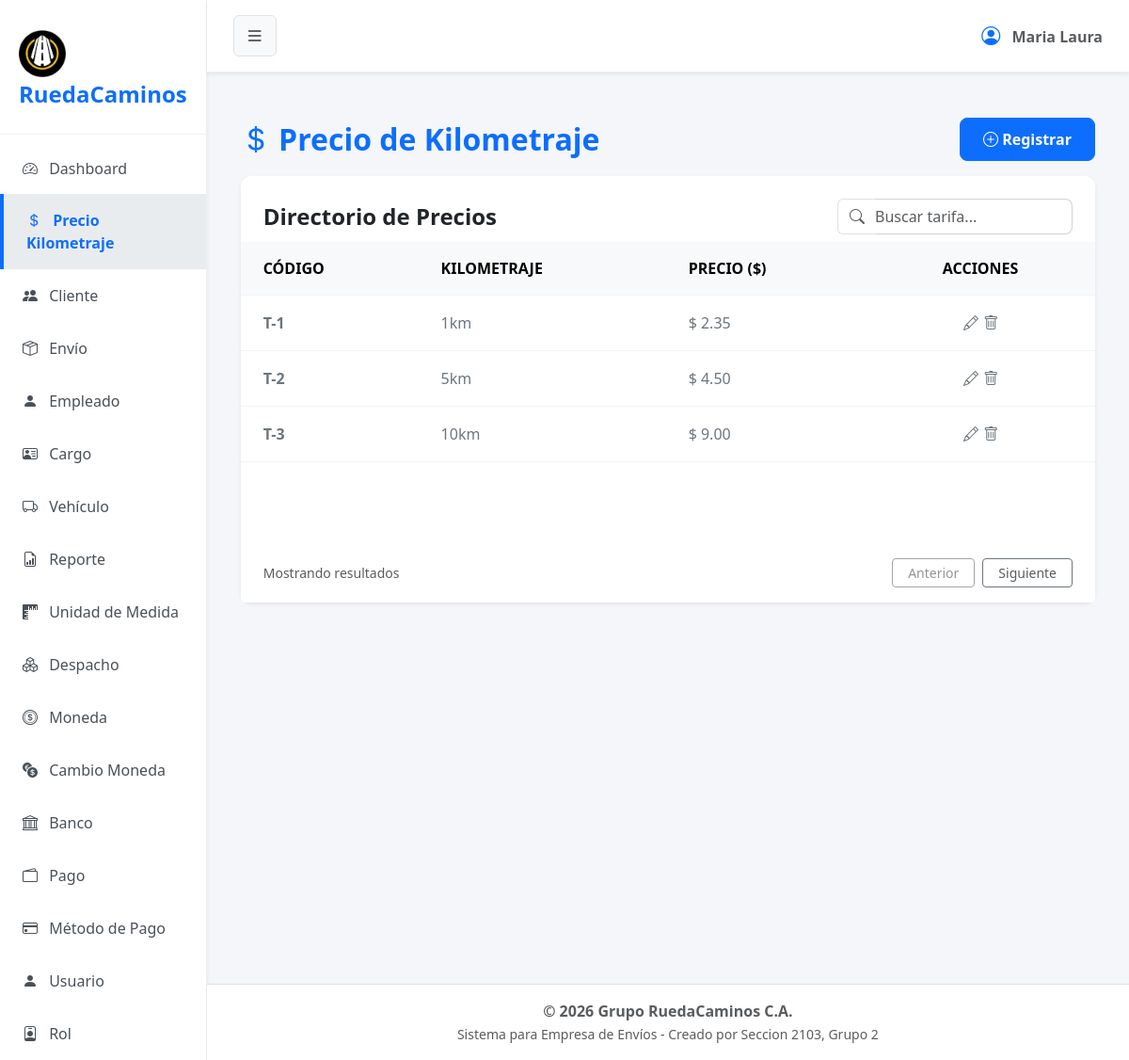
The page /?url=kilometraje on the database as committed earlier.
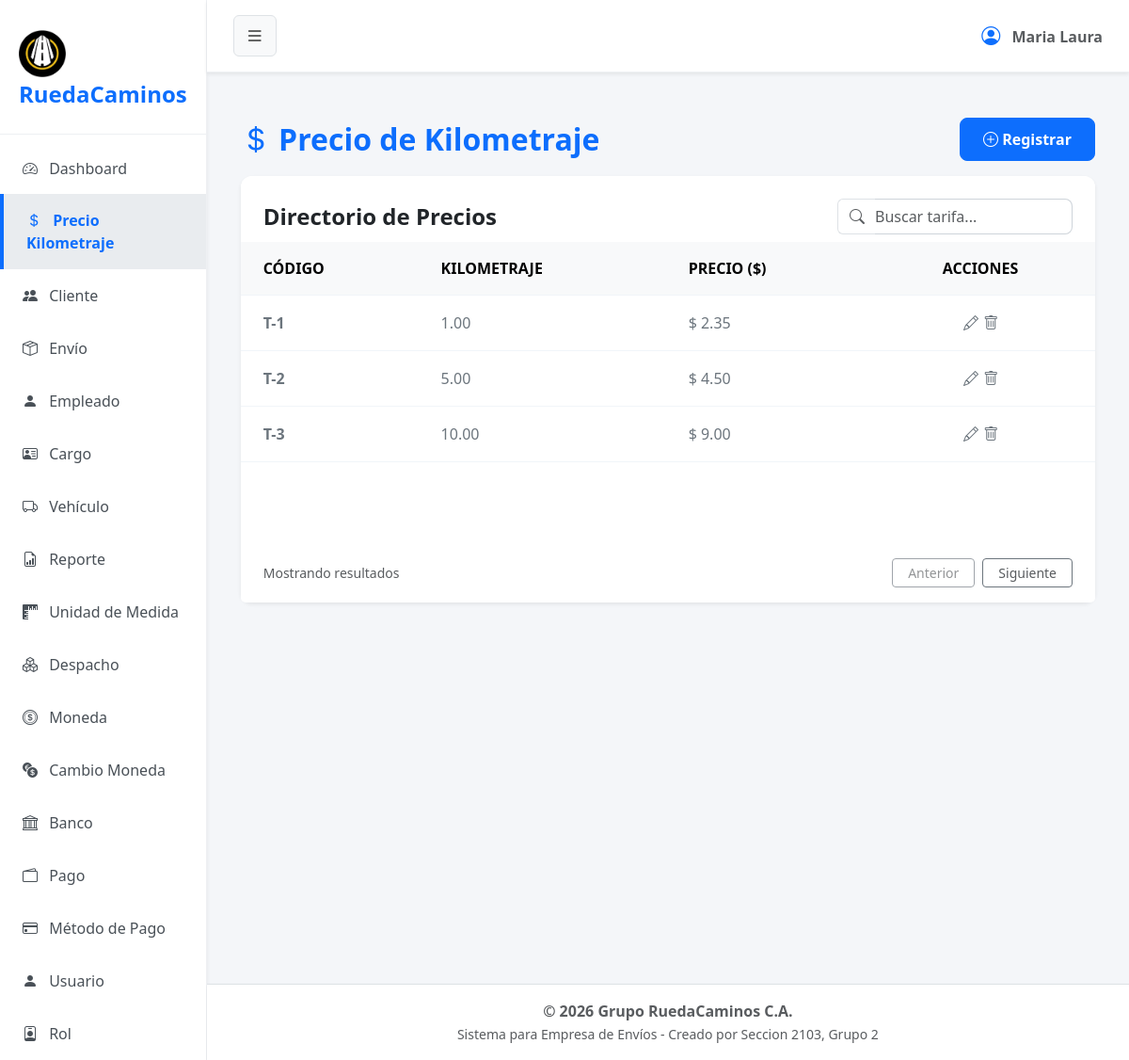
The same page on the database as committed later.
### tables this page shows
CREATE TABLE `precio_kilometraje` (
  `cod_preciokilometraje` int(11) NOT NULL,
  `kilometraje` decimal(7,2) NOT NULL,
  `monto_tarifa` decimal(7,2) NOT NULL,
  `estado` tinyint(1) NOT NULL
);

### app/controller/kilometrajeController.php (called while the page is built, shortened)
<?php
$kilometraje = new Kilometraje();
$registros = $kilometraje->obt_RegistrosKilometraje();
include 'app/view/layout/header.php';
include 'app/view/kilometraje/kilometraje.php';
include 'app/view/layout/footer.php';
?>

### index.php (called while the page is built, shortened)
<?php
    $frontController = new FrontController();
?>

### app/config/Conexion.php (called while the page is built, shortened)
<?php
abstract class Conexion
{
    public $host = "localhost";
    public $namedb = "grupo_ruedacaminos";
    public $userdb = "root";
    public $passwd = "";
    public function __construct()
    {
        $this->conexion = $this->getConnection();
    }
    public function getConnection(): PDO
    {
        try {
            $dsn = "mysql:host=" . $this->host . ";dbname=" . $this->namedb . ";charset=utf8";
            $conexion = new PDO($dsn, $this->userdb, $this->passwd);
            $conexion->setAttribute(PDO::ATTR_ERRMODE, PDO::ERRMODE_EXCEPTION);
        } catch (PDOException $error) {
            die('No se pudo conectar a la base de datos, error:' . $error->getMessage());
        }
        return $conexion;
    }
}

### app/model/Kilometraje.php (called while the page is built, shortened)
<?php
class Kilometraje extends Conexion
{
    public function obt_RegistrosKilometraje() {
        $sentencia = "SELECT * FROM precio_kilometraje WHERE estado = 1";
        $select = $this->conexion->prepare($sentencia);
        $select->execute();
        return $select->fetchAll(\PDO::FETCH_ASSOC);
    }
}

### app/view/kilometraje/componentes/tabla.php (the view)
<div class="card-body p-0">
    <div class="table-responsive">
        <table class="table table-hover align-middle mb-0" id="tablaPrecios">
            <thead class="table-light">
                <tr>
                    <th class="ps-4">CÓDIGO</th>
                    <th>KILOMETRAJE</th> <th>PRECIO ($)</th>
                    <th class="text-center pe-4">ACCIONES</th>
                </tr>
            </thead>
            <tbody>
                <?php
                if (!empty($registros)) {
                    foreach ($registros as $fila): ?>
                        <tr>
                            <td class="ps-4 fw-bold text-secondary">T-<?= $fila['cod_preciokilometraje'] ?></td>
                            <td class="text-secondary"><?= $fila['kilometraje'] ?></td>
                            <td class="text-secondary">$ <?= number_format($fila['monto_tarifa'], 2) ?></td>
                            <td class="pe-4 text-center">
                                <a href="#" class="btn btn-link text-secondary p-0 m-0 align-baseline btn-editar" title="Editar"
                                data-bs-toggle="modal"
                                data-bs-target="#modalEditar"
                                data-id="<?= $fila['cod_preciokilometraje'] ?>"
                                data-kilometraje="<?= $fila['kilometraje'] ?>"
                                data-precio="<?= $fila['monto_tarifa'] ?>">
                                <i class="bi bi-pencil"></i>
                                </a>
                                <a href="#" class="text-secondary btn-eliminar" title="Eliminar" data-id="<?= $fila['cod_preciokilometraje'] ?>"><i class="bi bi-trash"></i></a>
                            </td>
                        </tr>
                    <?php endforeach;
                } else {
                    echo "<tr><td colspan='4' class='text-center'>No hay registros disponibles.</td></tr>";
                }
                ?>
            </tbody>
        </table>
    </div>
</div>

### app/controller/FrontController.php (shortened to what this page needs)
<?php
    class FrontController {
        private $dir;
        private $controller;
        private $url;
        public function __construct() {
            if (isset($_REQUEST["url"])) {
                $this->url = $_REQUEST["url"];
                $this->dir = 'app/controller/';
                $this->controller = 'Controller.php';
                $this->getURL();
            } else {
                echo "<script>location='?url=dashboard'</script>";
            }
        }
        private function getURL() {
            if(file_exists($this->dir.$this->url.$this->controller)) {
                require_once($this->dir.$this->url.$this->controller);
            } else {
                echo "<h2>Error 404: Módulo no encontrado</h2>";
                echo "<p>El controlador para '{$this->url}' no existe.</p>";
                echo "<a href='?url=dashboard'>Volver al inicio</a>";
            }
        }
    }
?>

### app/view/layout/header.php (shortened to what this page needs)
<!DOCTYPE html>
<html lang="es">
<head>
    <link href="assets/css/bootstrap.min.css" rel="stylesheet">
    <link href="assets/css/styles.css" rel="stylesheet">
    <link href="assets/icons/bootstrap-icons/font/bootstrap-icons.min.css" rel="stylesheet">
</head>
<body>
    <?php
    $current_url = isset($_GET['url']) ? $_GET['url'] : 'dashboard';
    ?>
    <div class="d-flex" id="wrapper">
        <div id="sidebar-wrapper" class="shadow-sm">
            <div class="sidebar-heading">
                <img src="app/view/img/logo2.png" alt="Logo" class="img-fluid mt-2" style="max-width: 50px;">RuedaCaminos
            </div>
            <div class="list-group list-group-flush mt-2">
                <a href="?url=dashboard" class="list-group-item list-group-item-action <?= $current_url == 'dashboard' ? 'active' : '' ?>">
                    <i class="bi bi-speedometer2 me-2"></i> Dashboard
                </a>
                <a href="?url=kilometraje" class="list-group-item list-group-item-action <?= $current_url == 'kilometraje' ? 'active' : '' ?>">
                    <i class="bi bi-currency-dollar me-2"></i> Precio Kilometraje
                </a>
                <a href="?url=cliente" class="list-group-item list-group-item-action <?= $current_url == 'cliente' ? 'active' : '' ?>">
                    <i class="bi bi-people-fill me-2"></i> Cliente
                </a>
                <a href="?url=envio" class="list-group-item list-group-item-action <?= $current_url == 'envio' ? 'active' : '' ?>">
                    <i class="bi bi-box-seam me-2"></i> Envío
                </a>
                <a href="?url=empleado" class="list-group-item list-group-item-action <?= $current_url == 'empleado' ? 'active' : '' ?>">
                    <i class="bi bi-person-fill me-2"></i> Empleado
                </a>
                <a href="?url=cargo" class="list-group-item list-group-item-action <?= $current_url == 'cargo' ? 'active' : '' ?>">
                    <i class="bi bi-person-vcard me-2" ></i> Cargo
                </a>
                <a href="?url=vehiculo" class="list-group-item list-group-item-action <?= $current_url == 'vehiculo' ? 'active' : '' ?>">
                    <i class="bi bi-truck me-2"></i> Vehículo
                </a>
                <a href="?url=reporte" class="list-group-item list-group-item-action <?= $current_url == 'reporte' ? 'active' : '' ?>">
                    <i class="bi bi-file-earmark-bar-graph me-2"></i> Reporte
                </a>
                <a href="?url=unidadesmedida" class="list-group-item list-group-item-action <?= $current_url == 'unidadesmedida' ? 'active' : '' ?>">
                    <i class="bi bi-rulers me-2"></i> Unidad de Medida
                </a>
                <a href="?url=despacho" class="list-group-item list-group-item-action <?= $current_url == 'despacho' ? 'active' : '' ?>">
                    <i class="bi bi-boxes me-2"></i> Despacho
                </a>
                <a href="?url=moneda" class="list-group-item list-group-item-action <?= $current_url == 'moneda' ? 'active' : '' ?>">
                    <i class="bi bi-coin me-2"></i> Moneda
                </a>
                <a href="?url=cambiomoneda" class="list-group-item list-group-item-action <?= $current_url == 'cambiomoneda' ? 'active' : '' ?>">
                    <i class="bi bi-currency-exchange me-2"></i> Cambio Moneda
                </a>
                <a href="?url=bancos" class="list-group-item list-group-item-action <?= $current_url == 'bancos' ? 'active' : '' ?>">
                    <i class="bi bi-bank me-2"></i> Banco
                </a>
                <a href="?url=pago" class="list-group-item list-group-item-action <?= $current_url == 'pago' ? 'active' : '' ?>">
                    <i class="bi bi-wallet2 me-2"></i> Pago
                </a>
                <a href="?url=metodopago" class="list-group-item list-group-item-action <?= $current_url == 'metodopago' ? 'active' : '' ?>">
                    <i class="bi bi-credit-card me-2"></i> Método de Pago
                </a>
                <a href="?url=usuario" class="list-group-item list-group-item-action <?= $current_url == 'usuario' ? 'active' : '' ?>">
                    <i class="bi bi-person-fill me-2"></i> Usuario
                </a>
                <a href="?url=rol" class="list-group-item list-group-item-action <?= $current_url == 'rol' ? 'active' : '' ?>">
                    <i class="bi bi-person-badge me-2"></i> Rol
                </a>
            </div>
        </div>
        <div id="page-content-wrapper" class="d-flex flex-column min-vh-100 w-100">
            <nav class="navbar navbar-expand-lg navbar-light shadow-sm">
                <div class="container-fluid">
                    <button class="btn btn-light border" id="sidebarToggle"><i class="bi bi-list fs-5"></i></button>
                    <div class="ms-auto d-flex align-items-center">
                        <span class="text-muted fw-bold"><i class="bi bi-person-circle fs-5 me-2 text-primary"></i> Maria Laura</span>
                    </div>
                </div>
            </nav>
            <main class="container-fluid">

### app/view/kilometraje/kilometraje.php (shortened to what this page needs)
<main class="container-fluid py-5 px-4">
    <div class="row">
        <div class="col-12 mb-4">
            <header class="d-flex justify-content-between align-items-center mb-3">
                <h2 class="mb-0 text-primary fw-bold"><i class="bi bi-currency-dollar"></i> Precio de Kilometraje</h2>
                <button type="button" class="btn btn-primary" data-bs-toggle="modal" data-bs-target="#registerPrecio">
                    <i class="bi bi-plus-circle"></i> Registrar
                </button>
            </header>
            <section class="card shadow-sm border-0 h-100">
                <div class="card-header bg-white border-bottom-0 pt-4 pb-2 px-4 d-flex justify-content-between align-items-center">
                    <h4 class="mb-0 fw-bold">Directorio de Precios</h4>
                    <div class="input-group" style="max-width: 250px;">
                        <span class="input-group-text bg-transparent border-end-0 text-muted">
                            <i class="bi bi-search"></i>
                        </span>
                        <input type="text" class="form-control border-start-0 ps-0 text-muted" id="inputBusqueda" placeholder="Buscar tarifa...">
                    </div>
                </div>
                <?php require 'componentes/tabla.php'; ?>
                <footer class="card-footer bg-white border-top-0 d-flex justify-content-between align-items-center px-4 py-3">
                    <span class="text-muted small">Mostrando resultados</span>
                    <div class="d-flex gap-2">
                        <button class="btn btn-outline-secondary btn-sm px-3 text-muted" disabled>Anterior</button>
                        <button class="btn btn-outline-secondary btn-sm px-3 text-muted">Siguiente</button>
                    </div>
                </footer>
            </section>
        </div>
    </div>
</main>

### app/view/layout/footer.php (shortened to what this page needs)
        </main>
        <footer class="bg-white text-center py-3 mt-auto border-top w-100 shadow-sm">
            <div class="container-fluid">
                <p class="mb-0 text-muted fw-semibold">&copy; <?= date('Y') ?> Grupo RuedaCaminos C.A.</p>
                <small class="text-muted">Sistema para Empresa de Envíos - Creado por Seccion 2103, Grupo 2</small>
            </div>
        </footer>
    </div>
</div>
</body>
</html>

### assets/css/styles.css (style rules this page uses)
body { background-color: #f4f6f9; font-family: 'Segoe UI', Tahoma, Geneva, Verdana, sans-serif; overflow-x: hidden; }
#wrapper { display: flex; transition: all 0.3s ease-in-out; }
#sidebar-wrapper { min-height: 100vh; width: 250px; background-color: #ffffff; border-right: 1px solid #eef0f3; transition: margin .25s ease-out; }
#sidebar-wrapper .sidebar-heading { padding: 1.5rem 1.25rem; font-size: 1.5rem; font-weight: 800; color: #0d6efd; border-bottom: 1px solid #eef0f3; }
#sidebar-wrapper .list-group { width: 100%; }
#page-content-wrapper { min-width: 0; width: 100%; display: flex; flex-direction: column; }
.list-group-item { border: none; padding: 1rem 1.5rem; font-weight: 500; color: #495057; border-left: 4px solid transparent; }
.list-group-item.active { background-color: #e9ecef; color: #0d6efd; border-color: #0d6efd; border-left: 4px solid #0d6efd; font-weight: 700; }
.navbar { background-color: #ffffff; border-bottom: 1px solid #eef0f3; padding: 1rem; }
.card { box-shadow: 0 4px 12px rgba(0,0,0,0.05); border: none; border-radius: 12px; margin-bottom: 1.5rem; }
.card-header { background-color: #ffffff; border-bottom: 1px solid #eef0f3; font-weight: 600; border-top-left-radius: 12px !important; border-top-right-radius: 12px !important; }
.form-control, .form-select { border-radius: 8px; border-color: #ced4da; }
.btn-primary, .btn-success { border-radius: 8px; padding: 10px 24px; font-weight: 600; }
.table > :not(caption) > * > * { padding: 1rem 0.75rem; border-bottom-color: #f1f5f9; }

Rows that differ between the two databases and show on the page:
changed precio_kilometraje id 1: kilometraje "1km" → "1.00"
changed precio_kilometraje id 2: kilometraje "5km" → "5.00"
changed precio_kilometraje id 3: kilometraje "10km" → "10.00"
